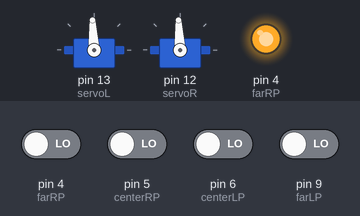
The sketch below on a simulated Arduino Uno, built with avr-gcc and run on an emulated ATmega328P. On the bench: 2 × servo, output pins drawn as LEDs (lit = HIGH). Inputs (shaded band) come from the test bench; at power-on: pin 4 (farRP), pin 5 (centerRP), pin 6 (centerLP), pin 9 (farLP) LOW. What the sketch prints to the serial monitor is not drawn.

Above: at 1.2 s.
1.3 s: pin 4 (farRP) driven HIGH
2.8 s: pin 4 (farRP) driven LOW
5.8 s: pin 5 (centerRP) driven HIGH
7.3 s: pin 5 (centerRP) driven LOW
10.3 s: pin 6 (centerLP) driven HIGH
11.8 s: pin 6 (centerLP) driven LOW
Timing chart, 0 to 14.8 s (numbered marks = the images above; inputs shaded):
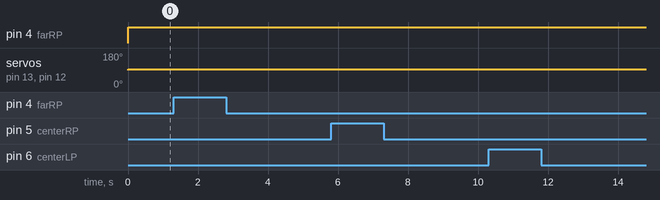

The sketch:

Line_Following_Rotating.ino
```cpp
#include <Servo.h>                           // Use the Servo library (included with Arduino IDE)

Servo servoL;                                // Define the left and right servos
Servo servoR;

int farLP = 9;
int centerLP = 6;
int centerRP = 5;
int farRP = 4;
int left=0;
int right=0;


// Perform these steps with the Arduino is first powered on
void setup()
{
  Serial.begin(9600);                        // Set up Arduino Serial Monitor at 9600 baud
  servoL.attach(13);                         // Attach (programmatically connect) servos to pins on Arduino
  servoR.attach(12);

}

long RCTime(int sensorIn){
   long duration = 0;
   pinMode(sensorIn, OUTPUT);     // Make pin OUTPUT
   digitalWrite(sensorIn, HIGH);  // Pin HIGH (discharge capacitor)
   delay(1);                      // Wait 1ms
   pinMode(sensorIn, INPUT);      // Make pin INPUT
   digitalWrite(sensorIn, LOW);   // Turn off internal pullups
   while(digitalRead(sensorIn)){  // Wait for pin to go LOW
      duration++;
   }
   return duration;
}

int isHighfR(int rctime) {
  if(rctime < 40)
    return 0;
  else
    return 1;
}

int isHighCR(int rctime) {
  if(rctime < 35)
    return 0;
  else
    return 1;
}

int isHighCL(int rctime) {
  if(rctime < 25)
    return 0;
  else
    return 1;
}

int isHighfL(int rctime) {
  if(rctime < 20)
    return 0;
  else
    return 1;
}

void loop()
{
  pinMode(farLP, OUTPUT);
  pinMode(centerLP, OUTPUT);
  pinMode(centerRP, OUTPUT);
  pinMode(farRP, OUTPUT);

  digitalWrite(farLP, HIGH);
  digitalWrite(centerLP, HIGH);
  digitalWrite(centerRP, HIGH);
  digitalWrite(farRP, HIGH);
  delayMicroseconds(230); // allow capcitor charge in QTI

  pinMode(farLP, INPUT);
  pinMode(centerLP, INPUT);
  pinMode(centerRP, INPUT);
  pinMode(farRP, INPUT);

  digitalWrite(farLP, LOW);
  digitalWrite(centerLP, LOW);
  digitalWrite(centerRP, LOW);
  digitalWrite(farRP, LOW);

  delayMicroseconds(230);

  int pin4 = isHighfR(RCTime(farRP));
  int pin1 = isHighCR(RCTime(centerRP));
  int pin2 = isHighCL(RCTime(centerLP));
  int pin3 = isHighfL(RCTime(farLP));
  //Serial.println(RCTime(centerLP));
  //Serial.println(isHighCR(RCTime(farRP)));
  String s = String(pin3) + String(pin2) + String(pin1) + String(pin4);
  int pins = s.toInt();
  Serial.println(pins);

  // Determine how to steer based on state of the four QTI sensors
  int vL, vR;
  switch(pins)                               // Compare pins to known line following states
  {
    case 1000:
      vL = -200;                             // -100 to 100 indicate course correction values
      vR = 200;                              // -100: full reverse; 0=stopped; 100=full forward
      left=left+1;
      break;
    case 1100:
      vL = -200;
      vR = 0;
      left=left+1;
      break;
    case 101:
      vL = -200;
      vR = -200;
      left+1;
      right=right+1;
    case 1010:
      vL = 200;
      vR = 200;
    case 100:
      vL = -200;
      vR = 200;
      left=left+1;
      break;
    case 110:
      vL = 100;
      vR = 100;
      break;
    case 10:
      vL = 200;
      vR = -200;
      right=right+1;
      break;
    case 11:
      vL = 0;
      vR = -200;
      right=right+1;
      break;
    case 1:
      vL = 200;
      vR = -200;
      right=right+1;
      break;
    case 1110:
      vL = -200;
      vR = 200;
      left=left+1;
      break;
    case 111:
      vL = 200;
      vR = -200;
      right=right+1;
      break;
    case 1111:
      servoL.writeMicroseconds(1500);      // Steer robot to recenter it over the line
      servoR.writeMicroseconds(1500);
      delay(250);
      Serial.println(left);
      Serial.println(right);
    servoL.writeMicroseconds(1300);
    servoR.writeMicroseconds(1700);
    delay(290);
    servoL.writeMicroseconds(1500);
    servoR.writeMicroseconds(1500);

if(right>left){
    servoL.writeMicroseconds(1700);
    delay(1915);
    servoL.writeMicroseconds(1500);

}
else if(left>right){
    servoR.writeMicroseconds(1300);
    delay(1915);
    servoR.writeMicroseconds(1500);
}
servoL.writeMicroseconds(1700);
    servoR.writeMicroseconds(1300);
    delay(1000);
    servoL.writeMicroseconds(1500);
    servoR.writeMicroseconds(1500);
      break;
    case 0000:
      vL = 0;

      vR = 0;
      break;

  }

  servoL.writeMicroseconds(1500 + vL);      // Steer robot to recenter it over the line
  servoR.writeMicroseconds(1500 - vR);


                            // Delay for 50 milliseconds (1/20 second)

delay(50);
}
```
